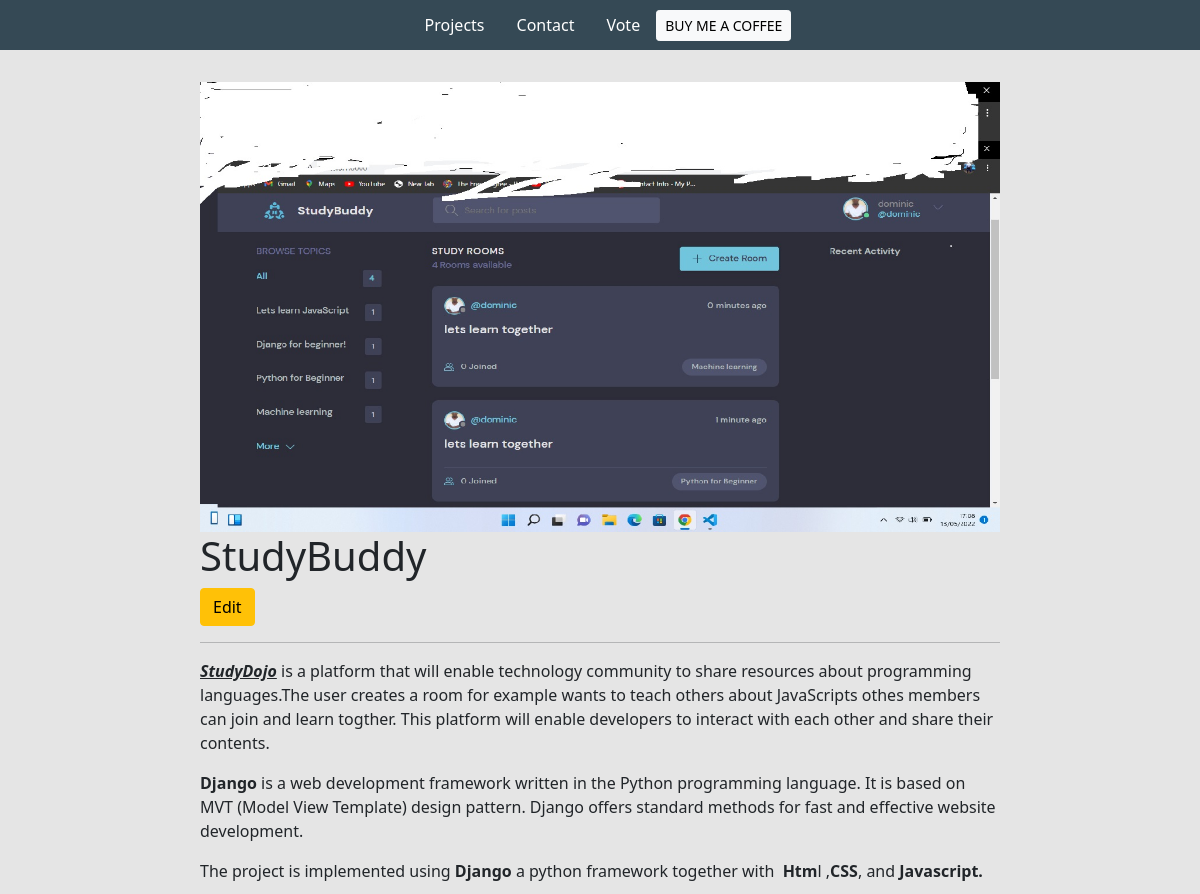
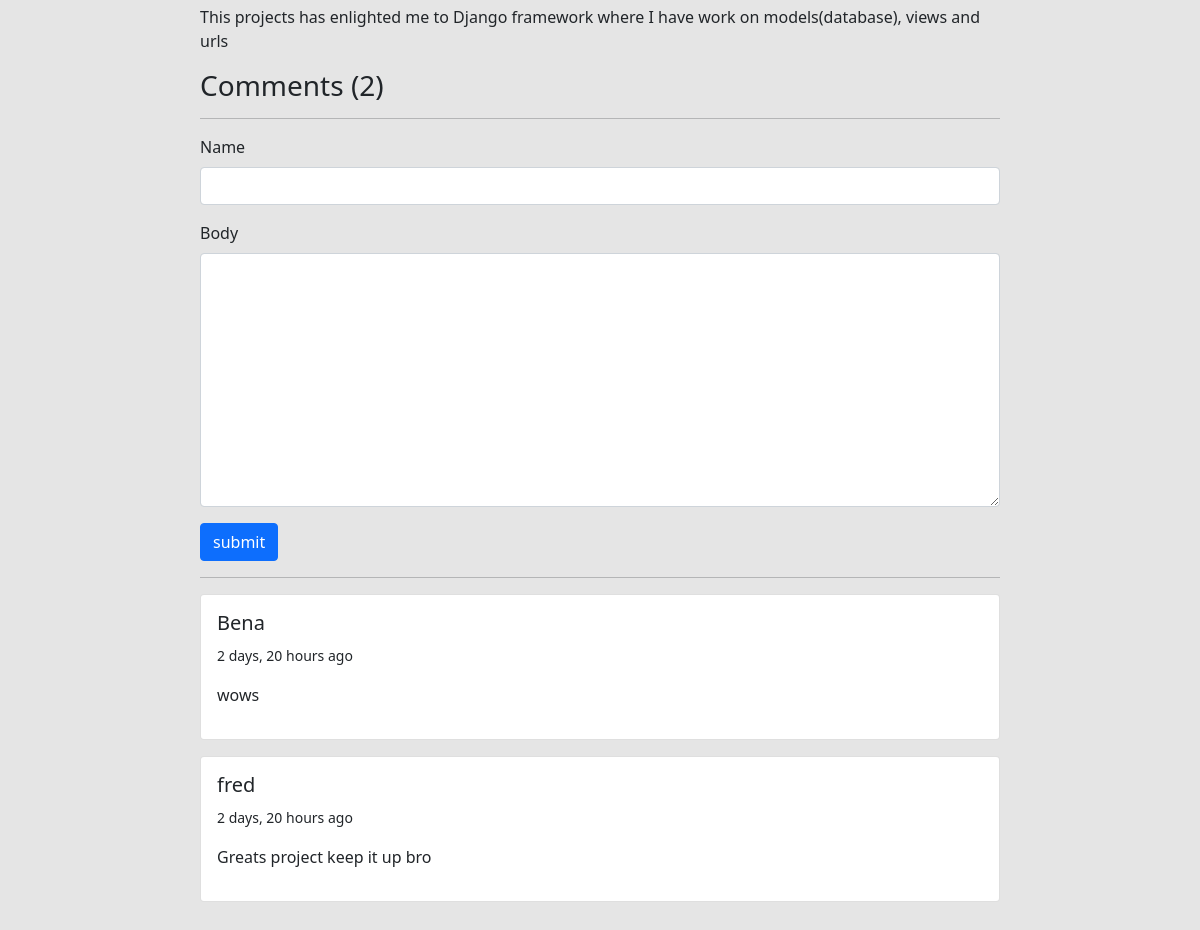
The app's page /project/95d23a75-b3cd-4b7b-9896-8b806a0b0dbe/ with its own data (2 pictures, top to bottom).
### base/models.py (models this page shows, shortened)
class Project(models.Model):
    title = models.CharField(max_length=200)
    thumbnail = models.ImageField(null=True)
    body = RichTextUploadingField()
    slug = models.SlugField(null=True, blank=True)
    created = models.DateTimeField(auto_now_add=True)
    id = models.UUIDField(default=uuid.uuid4,  unique=True,
                          primary_key=True, editable=False)

class Comment(models.Model):
    project = models.ForeignKey(Project, on_delete=models.CASCADE)
    name = models.CharField(max_length=200)
    body = models.TextField(null=True, blank=True)
    created = models.DateTimeField(auto_now_add=True, null=True)

### base/views.py (the view, shortened to what this page needs)
# urls.py: path('project/<str:pk>/', views.projectPage, name="project"),
def projectPage(request, pk):
    project = Project.objects.get(id=pk)
    count = project.comment_set.count()
    comments = project.comment_set.all().order_by('-created')
    form = CommentForm()
    context = {'project': project, 'count': count,
               'comments': comments, 'form': form}
    return render(request, 'base/project.html', context)

### base/forms.py
class CommentForm(ModelForm):
    class Meta:
        model = Comment
        fields = '__all__'
        exclude = ['project']
    def __init__(self, *args, **kwargs):
        super(CommentForm, self).__init__(*args, **kwargs)
        self.fields['name'].widget.attrs.update(
            {'class': 'form-control'})
        self.fields['body'].widget.attrs.update(
            {'class': 'form-control', })

### base/templates/base/project.html (shortened to what this page needs)
{% extends 'base/main.html' %}
{% load static %}
{% block content %}
<div class="container">
    <div class="project-container">
        <img class="project--image" src="{{project.thumbnail.url}}">
        <h1>{{project.title}}</h1>
        <a class="btn btn-warning" href="{% url 'edit-project' project.id %}">Edit</a>
        <hr>
        <p>{{project.body|safe}}</p>
        <div class="comments-container">
            <h3>Comments ({{count}})</h3>
            <hr>
            <form method="post">
                {% for field in form %}
                <div class="mb-3">
                    <label for="exampleInputPassword1" class="form-label">{{field.label}}</label>
                    {{field}}
                </div>
                {% endfor %}
                <input class="btn btn-primary" type="submit" value="submit">
            </form>
            <hr>
            {% for comment in comments %}
            <div class="card my-3">
                <div class="card-body">
                    <h5>{{comment.name}}</h5>
                    <small>{{comment.created|timesince}} ago</small>
                    <p class=" my-3">{{comment.body}}</p>
                </div>
            </div>
            {% endfor %}
        </div>
    </div>
</div>
{% endblock content %}

### static/styles/main.css (style rules this page uses)
body { background-color: #E5E5E5; }
.project--image { max-width: 800px; }

### base/templates/base/project.html (style rules this page uses)
.project-container { max-width: 800px; margin: 0 auto; margin-top: 2em; margin-bottom: 2em; }

### records on screen
Project: thumbnail (picture), title "StudyBuddy", body "StudyDojo is a platform that will enable technology community to share resources about programming languages.The user creates a room for example wants to teach others about JavaScripts othes members can join and learn togther. This platform will enable developers to interact with each other and share their contents. Django is a web development framework written in the Python programming language. It is based on MVT (Model View Template) design pattern. Django offers standard methods for fast and effective website development. The project is implemented using Django a python framework together with Htm l , CSS , and Javascript. This projects has enlighted me to Django framework where I have…"
Comment: name "Bena", created "2 days, 20 hours", body "wows"
Comment: name "fred", created "2 days, 20 hours", body "Greats project keep it up bro"

### other values on screen
{{ count }} "2"
{{ field.label }} "Name" "Body"
